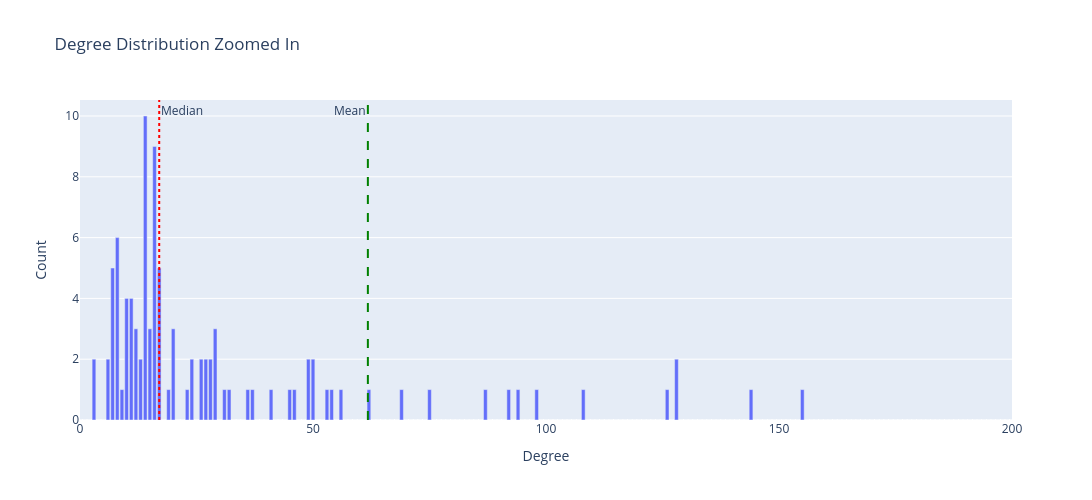

The notebook cell this image was saved under:
### Code cell
## Degree distribution zoomed in
fig = go.Figure()
fig.add_trace(go.Bar(x=x, y=degree_counts, name='Degree (Real)', opacity=1))
# fig.add_trace(go.Bar(x=x, y=random_counts, name='Degree (Random)', opacity=0.3, visible='legendonly'))

fig.update_layout(
    title="Degree Distribution Zoomed In", #  (real vs random)
    xaxis_title="Degree",
    yaxis_title="Count",
    bargap=0.2,
    xaxis=dict(range=[0, 200]),
    legend=dict(orientation="h", yanchor="bottom", y=1.02, xanchor="right", x=1)
)

# Mean and median lines
fig.add_vline(x=in_avg, line_dash="dash", line_color="green",
              annotation_text="Mean", annotation_position="top left")
fig.add_vline(x=in_median, line_dash="dot", line_color="red",
              annotation_text="Median", annotation_position="top right")

fig.update_layout(width=1100, height=500)
fig.show()

# Save figure
# fig.write_image("degree_distribution_zoomed.png", scale=2)

### Figure 1 — Plotly figure (JSON) as saved in the notebook; plotly's stock layout.template omitted (floating-point values rounded to 4 significant figures; data arrays with more than 128 entries replaced by an {"elided": "..."} marker saying what was removed)
{"data": [{"name": "Degree (Real)", "opacity": 1, "type": "bar", "x": {"elided": "823 int values"}, "y": {"elided": "823 int values"}}], "layout": {"annotations": [{"showarrow": false, "text": "Mean", "x": 61.78, "xanchor": "right", "xref": "x", "y": 1, "yanchor": "top", "yref": "y domain"}, {"showarrow": false, "text": "Median", "x": 17, "xanchor": "left", "xref": "x", "y": 1, "yanchor": "top", "yref": "y domain"}], "bargap": 0.2, "height": 500, "legend": {"orientation": "h", "x": 1, "xanchor": "right", "y": 1.02, "yanchor": "bottom"}, "shapes": [{"line": {"color": "green", "dash": "dash"}, "type": "line", "x0": 61.78, "x1": 61.78, "xref": "x", "y0": 0, "y1": 1, "yref": "y domain"}, {"line": {"color": "red", "dash": "dot"}, "type": "line", "x0": 17, "x1": 17, "xref": "x", "y0": 0, "y1": 1, "yref": "y domain"}], "title": {"text": "Degree Distribution Zoomed In"}, "width": 1100, "xaxis": {"range": [0, 200], "title": {"text": "Degree"}}, "yaxis": {"title": {"text": "Count"}}}}
